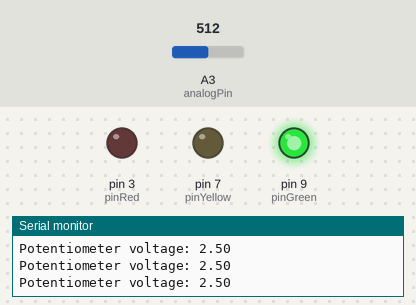
Simulated run of this sketch. Board: Arduino Uno, built with avr-gcc and run on an emulated ATmega328P. On the bench: output pins drawn as LEDs (lit = HIGH), the last lines printed to the serial monitor. Inputs (shaded band) come from the test bench; at power-on: A3 (analogPin) = 512.

Above: at 1.2 s.
1.3 s: A3 (analogPin) set to 606
2.8 s: A3 (analogPin) set to 628
At 4.2 s:
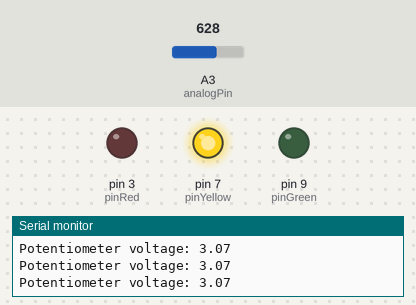
4.5 s: A3 (analogPin) set to 800
6.0 s: A3 (analogPin) set to 836
At 6.7 s:
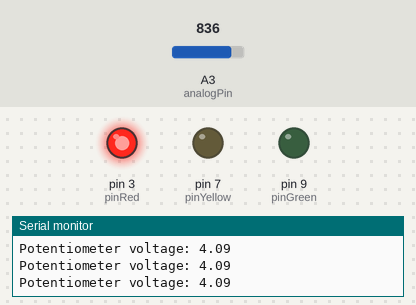
7.5 s: A3 (analogPin) set to 716
At 8.0 s:
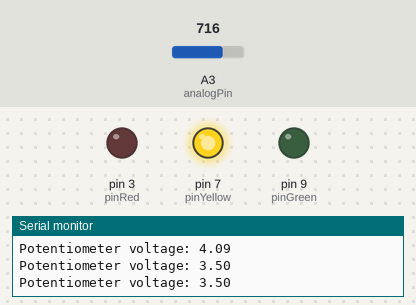
9.0 s: A3 (analogPin) set to 900
At 9.3 s:
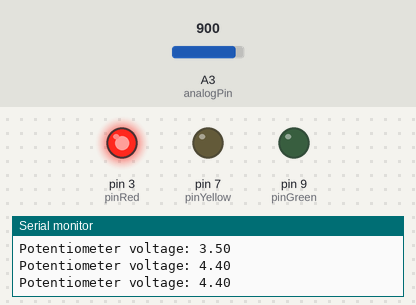
Timing chart, 0 to 11.5 s (numbered marks = the images above; inputs shaded):
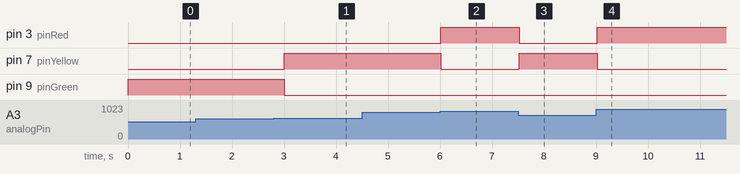

The sketch:

conditionals_hw.ino
```cpp
int pinGreen = 9;
int pinYellow = 7;
int pinRed = 3;

int analogPin = A3;
int readValue;
float voltage;

int quarter = 250;

void setup() {
  // put your setup code here, to run once:

  Serial.begin(9600);
  pinMode(analogPin, INPUT);
  pinMode(pinGreen, OUTPUT);
  pinMode(pinYellow, OUTPUT);
  pinMode(pinRed, OUTPUT);
}

void loop() {
  // put your main code here, to run repeatedly:

  readValue = analogRead(analogPin);

  // defining voltage
  voltage = (5./1023.) * readValue;

  /* rudimentary way of illuminating colorful LEDs basing on voltage

  if (voltage < 3.) {
    digitalWrite(pinGreen, HIGH);
    digitalWrite(pinYellow, LOW);
    digitalWrite(pinRed, LOW);
  }

  else if (voltage >= 3. && voltage < 4.) {
    digitalWrite(pinGreen, LOW);
    digitalWrite(pinYellow, HIGH);
    digitalWrite(pinRed, LOW);
  }
  else {
    digitalWrite(pinGreen, LOW);
    digitalWrite(pinYellow, LOW);
    digitalWrite(pinRed, HIGH);
  }

  Serial.print("Potentiometer voltage: ");
  Serial.println(voltage);
  delay(quarter);

  */
  setPinStates(voltage);

  Serial.print("Potentiometer voltage: ");
  Serial.println(voltage);
  delay(quarter);
}

void setPinStates(float voltage) {
  digitalWrite(pinGreen, voltage < 3.0 ? HIGH : LOW);
  digitalWrite(pinYellow, (voltage >= 3.0 && voltage < 4.0) ? HIGH : LOW);
  digitalWrite(pinRed, voltage >= 4.0 ? HIGH : LOW);
}
```

Measured:
- the behaviour switches between 613 and 614 on A3 (analogPin) (found by bisection; images 0 and 1)
- the behaviour switches between 818 and 819 on A3 (analogPin) (found by bisection; images 1 and 2)
- after the input at 2.8 s, pin 7 (pinYellow): LOW → HIGH after 0.21 s; pin 9 (pinGreen): HIGH → LOW after 0.21 s
- after the input at 6.0 s, pin 3 (pinRed): LOW → HIGH at once; pin 7 (pinYellow): HIGH → LOW at once
- after the input at 7.5 s, pin 3 (pinRed): HIGH → LOW at once; pin 7 (pinYellow): LOW → HIGH at once
- after the input at 9.0 s, pin 3 (pinRed): LOW → HIGH at once; pin 7 (pinYellow): HIGH → LOW at once
